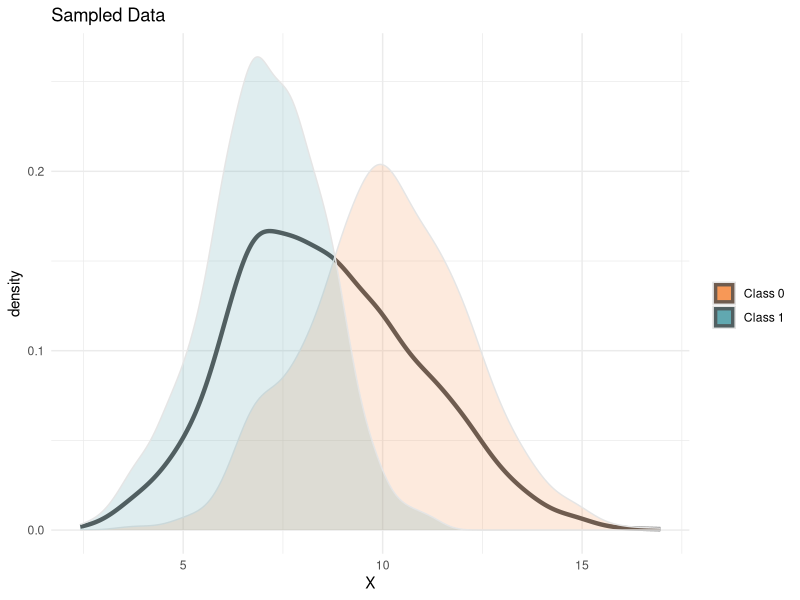
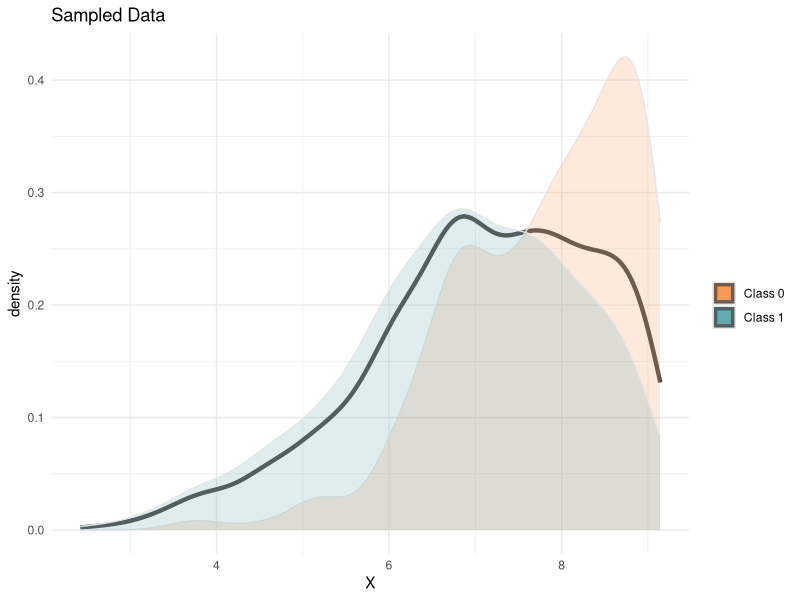
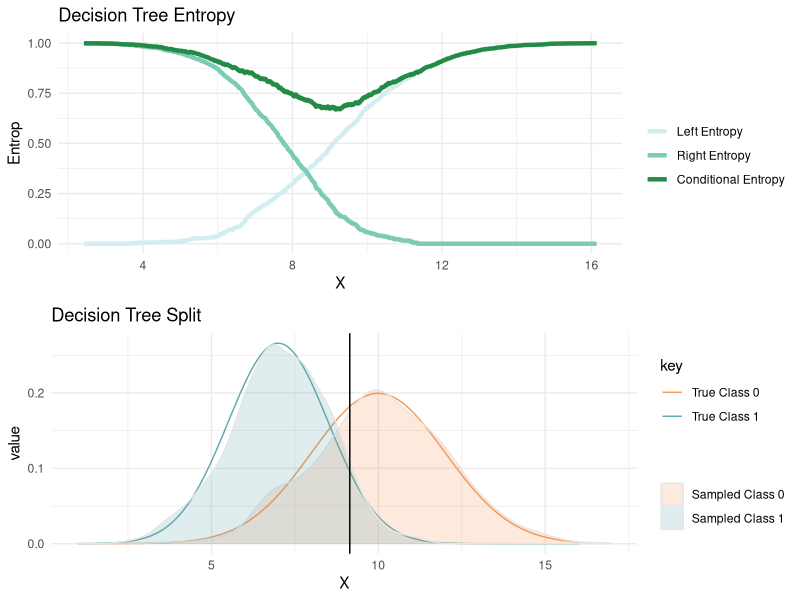
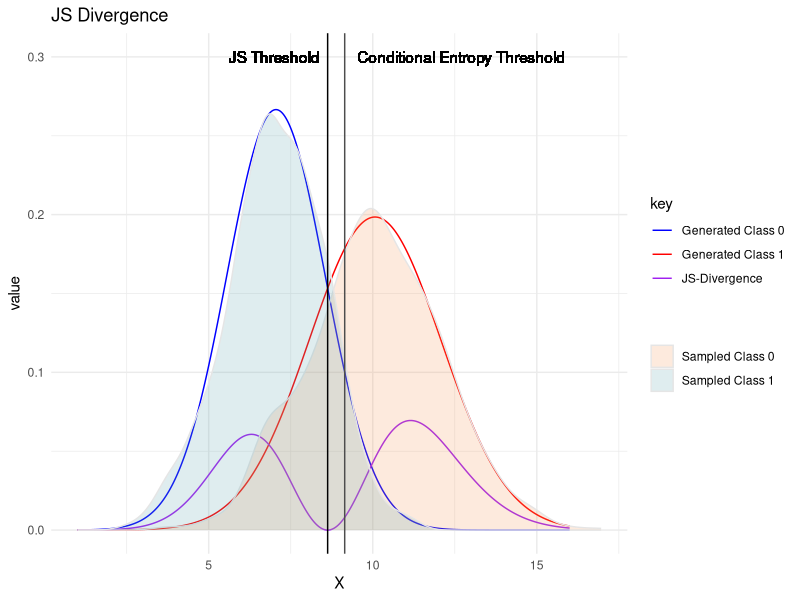
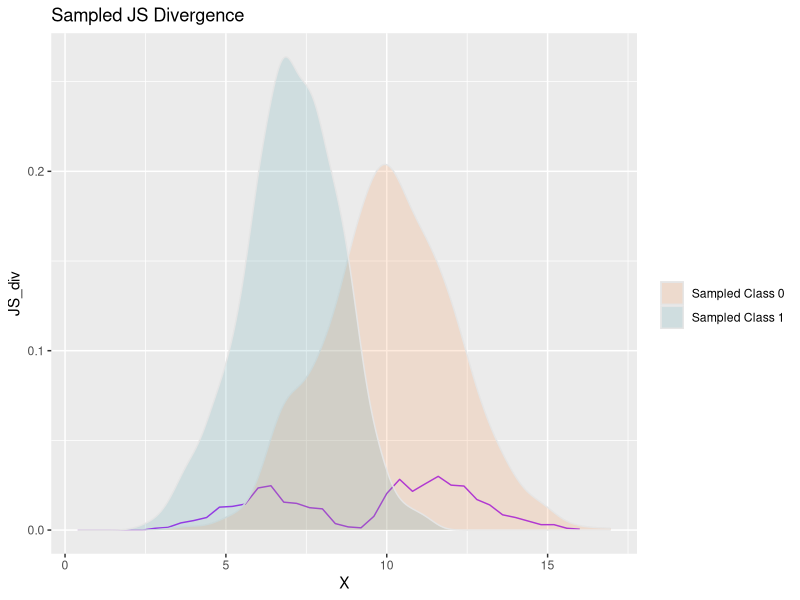
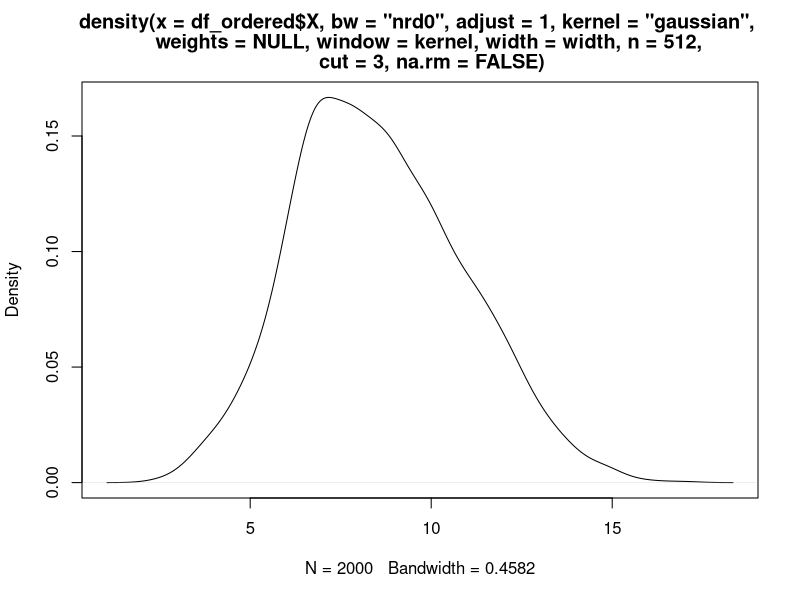
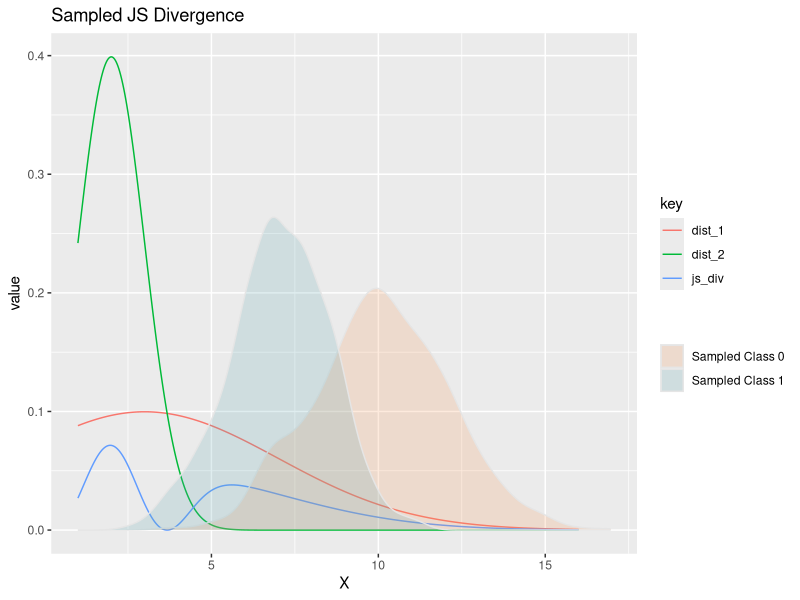

The R script that drew these images, in order:
## ---- chunk 1
library(ggplot2)
library(dplyr)
library(tidyr)
library(RColorBrewer)
library(gridExtra)
## ---- chunk 2
find_minimum_entropy <- function(df){
  
  # default values
  threshold <- NA
  best_entropy_left <- 1000
  best_entropy_right <- 1000
  best_average_entropy <- 1000
  
  # order data by X
  df_ordered <- df %>% arrange(X)
  
  for(i in 1:(nrow(df_ordered)-1)){
    # subset data
    left_y <- df_ordered$Y[1:i]
    right_y <- df_ordered$Y[(i+1):nrow(df_ordered)]

    # find class probabilites
    probabilities_left <-prop.table(table(left_y))
    probabilities_right <-prop.table(table(right_y))
    
    prob_x_left <- i / nrow(df_ordered)
    prob_x_right <- (nrow(df_ordered) - i) / nrow(df_ordered)
    
    # calculate conditional entropy
    entropy_left <- prob_x_left * (-1*sum(probabilities_left*log2(probabilities_left)))
    entropy_right <- prob_x_right * (-1*sum(probabilities_right*log2(probabilities_right)))
    
    entropy_split = entropy_left + entropy_right
    # weighted average of entropy
    #  entropy_split = ( (length(left_y) * entropy_left) + (length(right_y) * entropy_right) ) / (length(df_ordered$Y) )

    left_ent_lst <<- c(left_ent_lst, entropy_left)
    right_ent_lst <<- c(right_ent_lst, entropy_right)
    total_ent_lst <<- c(total_ent_lst, entropy_split)
    
    if(entropy_split < best_average_entropy){
      threshold <- df_ordered$X[i]
      best_entropy_left <- entropy_left
      best_entropy_right <- entropy_right
      best_average_entropy <- entropy_split
    }
  }
  return(c(threshold, best_entropy_left, best_entropy_right,best_average_entropy))
}
## ---- chunk 3
# sample data
set.seed(83)
x1 <- rnorm(1000, mean = 10, sd = 2)
x2 <- rnorm(1000, mean = 7, sd = 1.5)
y <- c(replicate(1000, 0), replicate(1000,1) )

# what the data looks like
coul <- colorRampPalette(brewer.pal(4, "Spectral") )(8)[c(3,7)]
df <- data.frame("X" = c(x1, x2), "Y" = y)
ggplot(data = df) + geom_density(aes(x=X), color="grey30", size=1.5) +
  geom_density(aes(x=X, group = Y, fill = as.factor(Y)), color = "grey90", alpha = .2)  +
  theme_minimal() + scale_fill_manual(label=c("Class 0", "Class 1"), values = coul) +
  labs(title="Sampled Data", fill="")
## ---- chunk 4
# global variables because I'm lazy
left_ent_lst <<- c()
right_ent_lst <<- c()
total_ent_lst <<- c()

# find best split by itterating over data -- returns some basic metrics
tree_values <- find_minimum_entropy(df)
tree_values


df[df$X < tree_values[1],] %>%

ggplot() + geom_density(aes(x=X), color="grey30", size=1.5) +
  geom_density(aes(x=X, group = Y, fill = as.factor(Y)), color = "grey90", alpha = .2)  +
  theme_minimal() + scale_fill_manual(label=c("Class 0", "Class 1"), values = coul) +
  labs(title="Sampled Data", fill="")

## ---- chunk 5
df_ordered <- df %>% arrange(X)

coul <- colorRampPalette(brewer.pal(4, "BuGn") )(8)[c(2,5,8)]
g1 <- df_ordered[1:(nrow(df_ordered)-1),] %>% select(X) %>% mutate(left_entropy = left_ent_lst) %>%
  mutate(right_entropy = right_ent_lst) %>% mutate(total_entropy = total_ent_lst) %>%
  gather(key, Entrop, left_entropy:right_entropy:total_entropy, -X) %>%

# plot of decision tree
ggplot() + geom_line(aes(x=X, y=Entrop, color=key), size=1.5) +
  theme_minimal() + scale_color_manual(label=c("Left Entropy", "Right Entropy", "Conditional Entropy"), values = coul) +
  labs(title="Decision Tree Entropy", color="")


# true distribution
true_data_probs <- data.frame("dist_1" = dnorm(seq(1,16, .0075)[1:2000],  mean = 10, sd = 2),
                   "dist_2" = dnorm(seq(1,16, .0075)[1:2000], mean = 7, sd = 1.5) ) %>% gather() %>%
                    mutate(X = c(seq(1,16, .0075)[1:2000], seq(1,16, .0075)[1:2000]))
coul <- colorRampPalette(brewer.pal(4, "Spectral") )(8)[c(3,7)]
# plot of decision boundary
g2 <- ggplot() + geom_line(data = true_data_probs, aes(x=X,y=value, color=key)) +
  geom_density(data = df, aes(x=X, group = Y, fill = as.factor(Y)), color = "grey90", alpha = .2)  +
  geom_vline(data = data.frame(x=tree_values[1]), aes(xintercept=x)) + theme_minimal() + 
  scale_fill_manual(label=c("Sampled Class 0", "Sampled Class 1"), values = coul) +
  scale_color_manual(label=c("True Class 0", "True Class 1"), values = coul) +
  labs(title="Decision Tree Split", fill="")

grid.arrange(g1, g2, ncol = 1, nrow = 2)
## ---- chunk 6
# calculate sample statistics
mean_1 <- sum(df$X * df$Y) / sum(df$Y)
mean_2 <- sum(df$X * (df$Y ==0) ) / sum(df$Y == 0)

sd_1 <- sqrt(sum( (df$X-mean_1)^2 * df$Y) / sum(df$Y) )
sd_2 <- sqrt(sum( (df$X-mean_2)^2 * (df$Y ==0) ) / sum((df$Y ==0) ))

D_KL <- dnorm(seq(1,16, .005),  mean=mean_1, sd=sd_1) * log2( dnorm(seq(1,16, .005),  mean=mean_1, sd=sd_1) / ((dnorm(seq(1,16, .005),  mean=mean_1, sd=sd_1) + dnorm(seq(1,16, .005),  mean=mean_2, sd=sd_2) ) / 2) )
D_KL2 <- dnorm(seq(1,16, .005),  mean=mean_2, sd=sd_2)* log2( dnorm(seq(1,16, .005),  mean=mean_2, sd=sd_2) / ((dnorm(seq(1,16, .005),  mean=mean_1, sd=sd_1) + dnorm(seq(1,16, .005),  mean=mean_2, sd=sd_2) ) / 2) )

#JS Div
JS_div <- 0.5 * D_KL + 0.5 * D_KL2
## ---- chunk 7
# plot the new classes
temp <- data.frame("dist_1" = dnorm(seq(1,16, .005),  mean=mean_1, sd=sd_1),
                   "dist_2" = dnorm(seq(1,16, .005),  mean=mean_2, sd=sd_2),
                   "d_kl" = D_KL,
                   "d_kl2" = D_KL2,
                   "js_div" = JS_div) %>%
  gather() %>% mutate("X" = c(seq(1,16, .005),seq(1,16, .005),seq(1,16, .005),seq(1,16, .005),seq(1,16, .005)))

min_JSKL_thresh <- seq(1,16, .005)[which(JS_div == min(JS_div))]


# plot
coul <- colorRampPalette(brewer.pal(4, "Spectral") )(8)[c(3,7)]

# plot of decision boundary
temp %>% filter(key %in% c("js_div", "dist_1", "dist_2")) %>%
  ggplot() + geom_line(aes(x=X,y=value, color=key)) +
  geom_density(data = df, aes(x=X, group = Y, fill = as.factor(Y)), color = "grey90", alpha = .2)  +
  geom_vline(data=data.frame("x" = min_JSKL_thresh), aes(xintercept=x)) +
  geom_vline(data = data.frame(x=tree_values[1]), aes(xintercept=x), color="grey30") +
  geom_text(aes(x=12.7,y=.3, label="Conditional Entropy Threshold")) +
  geom_text(aes(x=7,y=.3, label="JS Threshold")) + theme_minimal() +
  scale_fill_manual(label=c("Sampled Class 0", "Sampled Class 1"), values = coul) +
  scale_color_manual(label=c("Generated Class 0", "Generated Class 1", "JS-Divergence"), values = c("blue", "red", "purple")) + labs(title="JS Divergence", fill="")
## ---- chunk 8
bins = seq(0,16,by=.4)
discrete_1_x <- cut(df_ordered$X[df_ordered$Y == 1], breaks=bins, right = FALSE)
dicrete_0_x <- cut(df_ordered$X[df_ordered$Y == 0], breaks=bins, right = FALSE)

probs_1 <- unname(prop.table(table(discrete_1_x)))
probs_0 <- unname(prop.table(table(dicrete_0_x)))

# calculate the divergence
x_vals <- data.frame("X" = bins[-1],
           'prob_1' = probs_1,
           'prob_0' = probs_0) %>% dplyr::select(X, prob_1.Freq, prob_0.Freq)

D_KL <- x_vals$prob_1.Freq * log2( x_vals$prob_1.Freq / ( (x_vals$prob_1.Freq + x_vals$prob_0.Freq) / 2) )
D_KL[is.na(D_KL)] <- 0.0 # there are some divide by zero errors
D_KL2 <- x_vals$prob_0.Freq * log2( x_vals$prob_0.Freq / ( (x_vals$prob_1.Freq + x_vals$prob_0.Freq) / 2) )
D_KL2[is.na(D_KL2)] <- 0.0

JS_div <- 0.5 * D_KL + 0.5 * D_KL2

# optimal bin selected
names(prop.table(table(discrete_1_x)))[23]
## ---- chunk 9
x_vals %>% cbind(JS_div) %>%
ggplot() + geom_line(aes(x=X, y=JS_div), color="purple") +
  geom_density(data = df, aes(x=X, group = Y, fill = as.factor(Y)), color = "grey90", alpha = .2)  +
  scale_fill_manual(label=c("Sampled Class 0", "Sampled Class 1"), values = coul) +
  labs(title="Sampled JS Divergence", fill="")
## ---- chunk 10
d <- density(df_ordered$X, bw = "nrd0", adjust = 1,
        kernel = "gaussian", weights = NULL, window = kernel, width,
        n = 512, cut = 3, na.rm = FALSE)

plot(d)
## ---- chunk 11
mean_1 = 3
mean_2 = 2
sd_1 = 4
sd_2 = 1

D_KL <- dnorm(seq(1,16, .005),  mean=mean_1, sd=sd_1) * log2( dnorm(seq(1,16, .005),  mean=mean_1, sd=sd_1) / ((dnorm(seq(1,16, .005),  mean=mean_1, sd=sd_1) + dnorm(seq(1,16, .005),  mean=mean_2, sd=sd_2) ) / 2) )
D_KL2 <- dnorm(seq(1,16, .005),  mean=mean_2, sd=sd_2)* log2( dnorm(seq(1,16, .005),  mean=mean_2, sd=sd_2) / ((dnorm(seq(1,16, .005),  mean=mean_1, sd=sd_1) + dnorm(seq(1,16, .005),  mean=mean_2, sd=sd_2) ) / 2) )

#JS Div
JS_div <- 0.5 * D_KL + 0.5 * D_KL2



# plot the new classes
temp <- data.frame("dist_1" = dnorm(seq(1,16, .005),  mean=mean_1, sd=sd_1),
                   "dist_2" = dnorm(seq(1,16, .005),  mean=mean_2, sd=sd_2),
                   "js_div" = JS_div) %>%
  gather() %>% mutate("X" = c(seq(1,16, .005),seq(1,16, .005),seq(1,16, .005)))

## ---- chunk 12
temp %>%
ggplot() + geom_line(aes(x=X, y=value, color=key)) +
  geom_density(data = df, aes(x=X, group = Y, fill = as.factor(Y)), color = "grey90", alpha = .2)  +
  scale_fill_manual(label=c("Sampled Class 0", "Sampled Class 1"), values = coul) +
  labs(title="Sampled JS Divergence", fill="")
